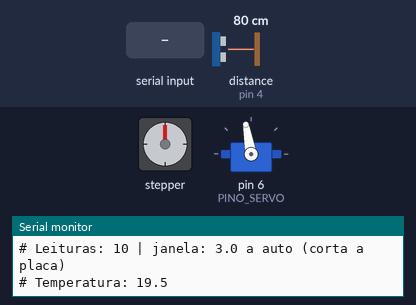
Simulated run of this sketch. Board: Arduino Uno, built with avr-gcc and run on an emulated ATmega328P. On the bench: stepper motor, servo, the last lines printed to the serial monitor. Wiring (inferred from the names in the program): stepper motor (2048 steps per turn assumed): coils pin 13, pin 12, pin 11, pin 10. The inputs (shaded band) are chosen by the test bench; at power-on: distance to the obstacle (sensor on pin 4) 80 cm. The echo pulse lasts 58.3 µs per cm.

Above: at 1.5 s.
1.6 s: "iniciar\n" received over Serial
At 2.4 s:
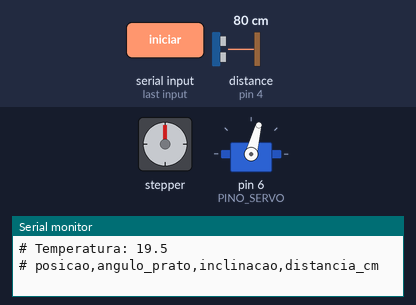
At 30.4 s:
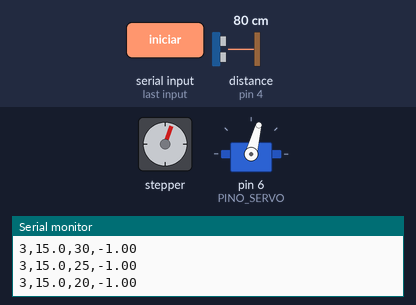
Timing chart, 0 to 32.3 s (numbered marks = the images above; inputs shaded):
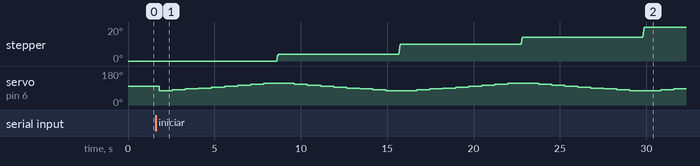

The sketch:

arduino_scanner.ino
```cpp
#include <Servo.h>

// ================= CONFIGURAÇÃO =================
// --- Pinos ---
const int PINO_TRIG = 2, PINO_ECHO = 4;
const int PINOS_STEPPER[4] = {13, 12, 11, 10};  // IN1..IN4 (se só vibrar: {4, 6, 5, 7})
const int PINO_SERVO = 6;

// --- Geometria (cm) - medir no setup real ---
float R_SENSOR = 14.0;      // horizontal: eixo do prato -> eixo do servo
float H_SENSOR = 12.0;      // altura do sensor acima do prato
float MARGEM_PRATO = 0;   // ignora ecos até 1 cm acima do prato

// --- Prato (stepper 28BYJ-48) ---
const int PASSOS_VOLTA = 2048;
int nPosicoes = 72;         // 72 = de 5 em 5 graus
float rpm = 10;             // máx. ~15
int esperaPratoMs = 200;

// --- Inclinação (graus abaixo da horizontal) ---
bool usarInclinacao = true;
int incMin = 20, incMax = 60, incPasso = 5;
int incFixa = 45;
int servoOffset = 55;        // ajuste do alinhamento a 45 graus
bool servoInvertido = false;
const int SERVO_MIN_US = 500, SERVO_MAX_US = 2400;
int servoEsperaMs = 300;

// --- Medição ---
int nLeituras = 10;          // mediana de N (máx. 15)
float distMin = 3.0;
float distMaxManual = 30.0;
bool janelaAuto = true;     // corta o eco da placa conforme a inclinação
float temperatura = 19.5;
float distOffset = 0.5;     // cm: distância real - distância medida (calibração com a placa)
// =================================================

const int MAX_LEITURAS = 15;
const uint8_t SEQ[4][4] = {{1,1,0,0}, {0,1,1,0}, {0,0,1,1}, {1,0,0,1}};
Servo servo;
int fase = 0;
int incAtual = 45;

// ---------- Stepper ----------
void desligarBobinas() {
  for (int i = 0; i < 4; i++) digitalWrite(PINOS_STEPPER[i], LOW);
}

void rodarPassos(long n) {
  int dir = (n >= 0) ? 1 : -1;
  unsigned long intervalo = (unsigned long)(60000000.0 / (rpm * PASSOS_VOLTA));
  for (long i = 0; i < labs(n); i++) {
    fase = (fase + dir + 4) % 4;
    for (int j = 0; j < 4; j++) digitalWrite(PINOS_STEPPER[j], SEQ[fase][j]);
    delayMicroseconds(intervalo);
  }
  desligarBobinas();
}

// ---------- Servo ----------
void moverServo(int inc) {
  int a = inc + servoOffset;
  if (servoInvertido) a = 180 - a;
  servo.attach(PINO_SERVO, SERVO_MIN_US, SERVO_MAX_US);
  servo.write(constrain(a, 0, 180));
  delay(servoEsperaMs);
  servo.detach();
  incAtual = inc;
}

// ---------- Medição ----------
float velSom() { return (331.3 + 0.606 * temperatura) / 10000.0; }

float medirUma() {
  digitalWrite(PINO_TRIG, HIGH);
  delayMicroseconds(10);
  digitalWrite(PINO_TRIG, LOW);
  unsigned long d = pulseIn(PINO_ECHO, HIGH, 30000UL);
  return (d == 0) ? -1 : d * velSom() / 2.0 + distOffset;
}

// Distância ao longo do raio até à placa (para cortar o eco dela)
float distPlaca(int inc) {
  float s = sin(radians(inc));
  return (s > 0.01) ? H_SENSOR / s : 999;
}

// Distância ao longo do raio até ao eixo do prato
float distEixo(int inc) {
  return R_SENSOR / cos(radians(inc));
}

float distMaxPara(int inc) {
  if (!janelaAuto) return distMaxManual;
  return min(distPlaca(inc) - MARGEM_PRATO, distMaxManual);
}

float medirMediana(int inc) {
  float v[MAX_LEITURAS];
  int n = 0;
  float dMax = distMaxPara(inc);
  for (int i = 0; i < nLeituras; i++) {
    float d = medirUma();
    if (d >= distMin && d <= dMax) v[n++] = d;
    delay(40);
  }
  if (n * 2 < nLeituras) return -1;
  for (int i = 1; i < n; i++) {
    float x = v[i]; int j = i - 1;
    while (j >= 0 && v[j] > x) { v[j + 1] = v[j]; j--; }
    v[j + 1] = x;
  }
  return (n % 2) ? v[n / 2] : (v[n / 2 - 1] + v[n / 2]) / 2.0;
}

// ---------- Alinhamento ----------
void alinhar() {
  Serial.println(F("# Alinhar: poe uma vareta fina no centro do prato."));
  Serial.println(F("# Mexe no portico ate 'medido' ~ 'eixo'. Envia qualquer coisa para sair."));
  while (Serial.available()) Serial.read();
  while (!Serial.available()) {
    float d = medirUma();
    Serial.print(F("inc ")); Serial.print(incAtual);
    Serial.print(F(" | medido: "));
    if (d < 0) Serial.print(F("sem eco"));
    else Serial.print(d, 1);
    Serial.print(F(" | eixo: ")); Serial.print(distEixo(incAtual), 1);
    Serial.print(F(" | placa: ")); Serial.println(distPlaca(incAtual), 1);
    delay(250);
  }
  while (Serial.available()) Serial.read();
  Serial.println(F("# Fim do alinhamento."));
}

// ---------- Varrimento ----------
void imprimir(int k, float ang, int inc, float d) {
  Serial.print(k); Serial.print(',');
  Serial.print(ang, 1); Serial.print(',');
  Serial.print(inc); Serial.print(',');
  Serial.println(d, 2);
}

void varrimento() {
  mostrarConfig();
  Serial.println(F("# posicao,angulo_prato,inclinacao,distancia_cm"));
  long passoAtual = 0;
  unsigned long t0 = millis();

  for (int k = 0; k < nPosicoes; k++) {
    long alvo = lround((float)k * PASSOS_VOLTA / nPosicoes);
    rodarPassos(alvo - passoAtual);
    passoAtual = alvo;
    delay(esperaPratoMs);
    float ang = k * 360.0 / nPosicoes;

    if (usarInclinacao) {
      int nInc = (incMax - incMin) / incPasso;
      bool subir = (k % 2 == 0);
      for (int i = 0; i <= nInc; i++) {
        int inc = subir ? incMin + i * incPasso : incMax - i * incPasso;
        moverServo(inc);
        imprimir(k, ang, inc, medirMediana(inc));
      }
    } else {
      if (incAtual != incFixa) moverServo(incFixa);
      imprimir(k, ang, incFixa, medirMediana(incFixa));
    }
  }

  rodarPassos(PASSOS_VOLTA - passoAtual);   // completa a volta no mesmo sentido
  Serial.print(F("# Fim. Duracao: "));
  Serial.print((millis() - t0) / 1000);
  Serial.println(F(" s"));
}

// ---------- Interface ----------
void mostrarConfig() {
  Serial.println(F("# --- Configuracao ---"));
  Serial.print(F("# Geometria: R=")); Serial.print(R_SENSOR, 1);
  Serial.print(F(" cm, H=")); Serial.print(H_SENSOR, 1); Serial.println(F(" cm"));
  Serial.print(F("# Posicoes: ")); Serial.print(nPosicoes);
  Serial.print(F(" (")); Serial.print(360.0 / nPosicoes, 2); Serial.println(F(" graus)"));
  if (usarInclinacao) {
    Serial.print(F("# Inclinacao: ")); Serial.print(incMin); Serial.print(F(" a "));
    Serial.print(incMax); Serial.print(F(", passo ")); Serial.println(incPasso);
  } else {
    Serial.print(F("# Inclinacao fixa: ")); Serial.println(incFixa);
  }
  Serial.print(F("# Servo: offset ")); Serial.print(servoOffset);
  Serial.print(F(", invertido ")); Serial.println(servoInvertido ? F("sim") : F("nao"));
  Serial.print(F("# Leituras: ")); Serial.print(nLeituras);
  Serial.print(F(" | janela: ")); Serial.print(distMin, 1); Serial.print(F(" a "));
  if (janelaAuto) Serial.println(F("auto (corta a placa)"));
  else { Serial.print(distMaxManual, 1); Serial.println(F(" cm")); }
  Serial.print(F("# Temperatura: ")); Serial.println(temperatura, 1);
}

void mostrarAjuda() {
  Serial.println(F("# --- Comandos ---"));
  Serial.println(F("# (Enter) ou iniciar   varrimento completo"));
  Serial.println(F("# alinhar              distancia em tempo real vs eixo"));
  Serial.println(F("# medir                uma medicao no angulo atual"));
  Serial.println(F("# servo ANG            move o sensor"));
  Serial.println(F("# prato GRAUS          roda o prato"));
  Serial.println(F("# geo R H              geometria em cm"));
  Serial.println(F("# inc MIN MAX PASSO    gama de inclinacao"));
  Serial.println(F("# fixa ANG             sensor fixo"));
  Serial.println(F("# pos N                posicoes por volta"));
  Serial.println(F("# leituras N           leituras por ponto"));
  Serial.println(F("# janela MIN MAX       janela manual | janela auto"));
  Serial.println(F("# offset X | inverter  ajuste do servo"));
  Serial.println(F("# temp T | ver | ajuda"));
}

int lerNumeros(String s, float *a, int max) {
  int n = 0;
  s.trim();
  while (s.length() > 0 && n < max) {
    int sp = s.indexOf(' ');
    a[n++] = ((sp < 0) ? s : s.substring(0, sp)).toFloat();
    if (sp < 0) break;
    s = s.substring(sp + 1);
    s.trim();
  }
  return n;
}

void processarComando(String s) {
  s.trim();
  s.toLowerCase();
  if (s.length() == 0 || s == "iniciar") { varrimento(); return; }

  String cmd = s, args = "";
  int sp = s.indexOf(' ');
  if (sp > 0) { cmd = s.substring(0, sp); args = s.substring(sp + 1); args.trim(); }
  float a[3];
  int na = lerNumeros(args, a, 3);
  bool mostrar = true;

  if (cmd == "alinhar") { alinhar(); mostrar = false; }
  else if (cmd == "medir") {
    float d = medirMediana(incAtual);
    Serial.print(F("# Distancia: "));
    if (d < 0) Serial.println(F("sem eco valido"));
    else { Serial.print(d, 2); Serial.println(F(" cm")); }
    mostrar = false;
  }
  else if (cmd == "servo" && na == 1) { moverServo(a[0]); mostrar = false; Serial.println(F("# OK")); }
  else if (cmd == "prato" && na == 1) {
    rodarPassos(lround(a[0] * PASSOS_VOLTA / 360.0)); mostrar = false; Serial.println(F("# OK"));
  }
  else if (cmd == "geo" && na == 2) { R_SENSOR = a[0]; H_SENSOR = a[1]; }
  else if (cmd == "inc" && na == 3 && a[2] > 0 && a[1] >= a[0]) {
    incMin = a[0]; incMax = a[1]; incPasso = a[2]; usarInclinacao = true;
  }
  else if (cmd == "fixa" && na == 1) { incFixa = a[0]; usarInclinacao = false; }
  else if (cmd == "pos" && na == 1 && a[0] >= 1) nPosicoes = a[0];
  else if (cmd == "leituras" && na == 1) nLeituras = constrain((int)a[0], 1, MAX_LEITURAS);
  else if (cmd == "janela" && args == "auto") janelaAuto = true;
  else if (cmd == "janela" && na == 2 && a[1] > a[0]) {
    distMin = a[0]; distMaxManual = a[1]; janelaAuto = false;
  }
  else if (cmd == "offset" && na == 1) { servoOffset = a[0]; moverServo(incAtual); }
  else if (cmd == "inverter") { servoInvertido = !servoInvertido; moverServo(incAtual); }
  else if (cmd == "temp" && na == 1) temperatura = a[0];
  else if (cmd == "ver") { }
  else if (cmd == "ajuda") { mostrarAjuda(); mostrar = false; }
  else { Serial.println(F("# Comando desconhecido. Escreve 'ajuda'.")); mostrar = false; }

  if (mostrar) mostrarConfig();
}

void setup() {
  Serial.begin(115200);
  Serial.setTimeout(100);
  pinMode(PINO_TRIG, OUTPUT);
  pinMode(PINO_ECHO, INPUT);
  digitalWrite(PINO_TRIG, LOW);
  for (int i = 0; i < 4; i++) pinMode(PINOS_STEPPER[i], OUTPUT);
  desligarBobinas();
  moverServo(incFixa);
  mostrarAjuda();
  mostrarConfig();
}

void loop() {
  if (Serial.available()) processarComando(Serial.readStringUntil('\n'));
}
```
